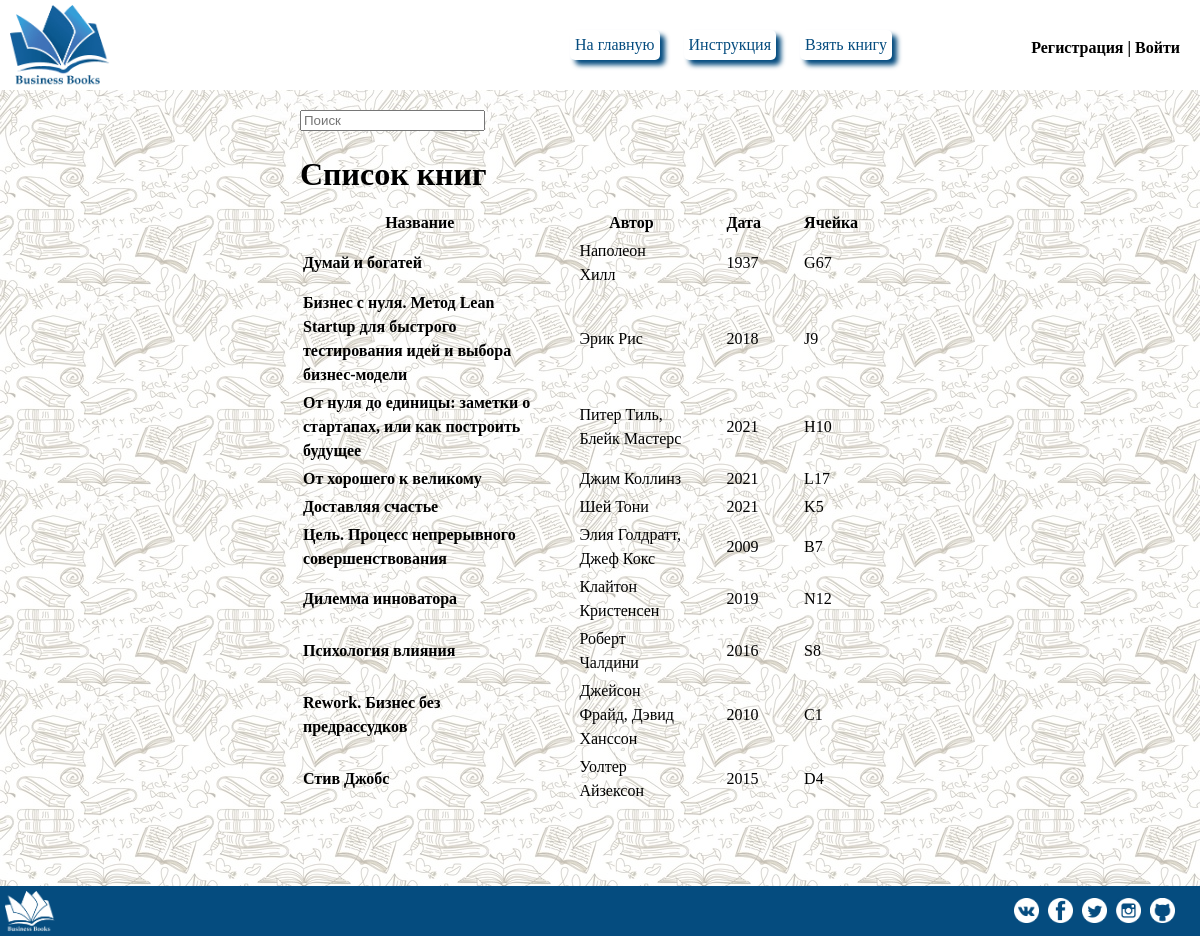
Page /catalogue on the committed database.
### main/models.py (models this page shows, shortened)
class Books(models.Model):
    Id = models.AutoField(primary_key=True)
    BookTitle = models.CharField("Название Книги", max_length=100)
    Author = models.CharField("Автор", max_length=50, default="Неизвестен")
    Year = models.IntegerField("Год", default=0)
    Position = models.CharField("Ячейка", max_length=4, default=None, unique=True)
    Description = models.TextField("Описание", default="Простое описание")
    InfoForDocuments = models.TextField("Для ссылок в библиографический список", default="В конец")
    Free = models.BooleanField("Наличие", default=True)
    Img = models.ImageField("Img", upload_to="static/UploadImg")
    DateFirst = models.DateField("Дата начала аренды",null=True, blank=True)
    DateSecond = models.DateField("Дата возврата",null=True, blank=True)
    Reader=models.CharField("Кто взял книгу",null=True,max_length=100)
    class Meta:
        verbose_name = 'Книга'
        verbose_name_plural = 'Книги'

### main/views.py (the view)
# urls.py: path("catalogue", views.catalog, name="catalog"),
def catalog(request):
    books = Books.objects.all()
    return render(request, "qr/catalogue.html", {"books": books})

### main/templates/qr/catalogue.html (shortened to what this page needs)
{% extends './Base.html' %}
{% block Header %}
    <a href="{% url "main" %}" class="main-menu btn">На главную</a>
    <a href="{% url "instruction" %}" class="main-menu btn">Инструкция</a>
    <a href="{% url "formBook" %}" class="main-menu btn">Взять книгу</a>
{% endblock %}
{% block content %}
            <div class="book-list page-content">
                <input class="form-control" type="text" placeholder="Поиск" id="search-text" onkeyup="tableSearch()">
                <h1>Список книг</h1>
                {% if books %}
                    <table class="table table-striped" id="info-table">
                        <tr class="th">
                            <th>Название</th>
                            <th>Автор</th>
                            <th>Дата</th>
                            <th>Ячейка</th>
                        </tr>
                        {% for book in books %}
                            <tr>
                                <td><a href='{% url 'bookInfo' book.Id %}' class="book-title">{{ book.BookTitle}}</a></td>
                                <td>{{ book.Author }}</td>
                                <td>{{ book.Year }}</td>
                                <td>{{ book.Position }}</td>
                            </tr>
                        {% endfor %}
                    </table>
                {% else %}
                    <p>Ого, У нас нет книг, в следующий раз точно повезет</p>
                {% endif %}
            </div>
{% endblock %}

### main/static/polls/css/style.css (style rules this page uses)
html,body { position:relative; height: 100%; }
.page-content { padding-bottom: 50px; }
.btn { text-decoration:none; display:inline-block; box-shadow: 5px 5px 5px #054c7f; border-radius:5px; padding-left:5px; padding-right:5px; text-align: center; height:30px; line-height:30px; margin-top:5px; color:#054c7f; margin-left:20px; }
.instruction, .questions, .book-list, .book { margin-left:auto; margin-right:auto; max-width:600px; }
.th { font-weight: bold; text-align: center; }
td, th { padding-right:40px; }
.form-control { margin-top:20px; margin-bottom:10px; }
a.book-title { color:black; font-weight:bold; text-decoration:none; }

### rows in the picture
Books: BookTitle "Думай и богатей", Author "Наполеон Хилл", Year "1937", Position "G67"
Books: BookTitle "Бизнес с нуля. Метод Lean Startup для быстрого тестирования идей и выбора бизнес-модели", Author "Эрик Рис", Year "2018", Position "J9"
Books: BookTitle "От нуля до единицы: заметки о стартапах, или как построить будущее", Author "Питер Тиль, Блейк Мастерс", Year "2021", Position "H10"
Books: BookTitle "От хорошего к великому", Author "Джим Коллинз", Year "2021", Position "L17"
Books: BookTitle "Доставляя счастье", Author "Шей Тони", Year "2021", Position "K5"
Books: BookTitle "Цель. Процесс непрерывного совершенствования", Author "Элия Голдратт, Джеф Кокс", Year "2009", Position "B7"
Books: BookTitle "Дилемма инноватора", Author "Клайтон Кристенсен", Year "2019", Position "N12"
Books: BookTitle "Психология влияния", Author "Роберт Чалдини", Year "2016", Position "S8"
Books: BookTitle "Rework. Бизнес без предрассудков", Author "Джейсон Фрайд, Дэвид Ханссон", Year "2010", Position "C1"
Books: BookTitle "Стив Джобс", Author "Уолтер Айзексон", Year "2015", Position "D4"
